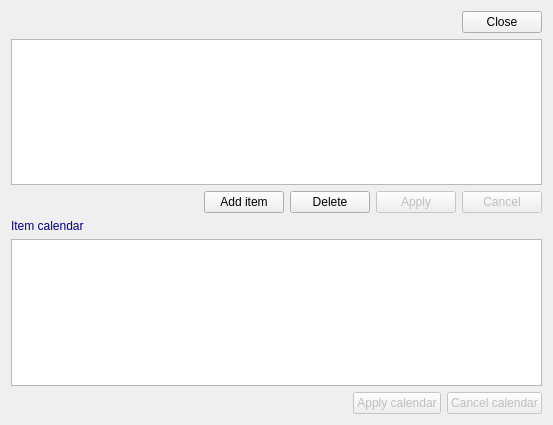
<?xml version="1.0" encoding="UTF-8"?>
<ui version="4.0">
 <class>mnrmanothprods</class>
 <widget class="impgenmaint" name="mnrmanothprods">
  <property name="geometry">
   <rect>
    <x>0</x>
    <y>0</y>
    <width>553</width>
    <height>425</height>
   </rect>
  </property>
  <property name="windowTitle">
   <string>Form</string>
  </property>
  <layout class="QVBoxLayout" name="verticalLayout">
   <item>
    <layout class="QHBoxLayout" name="horizontalLayout_2">
     <item>
      <spacer name="horizontalSpacer">
       <property name="orientation">
        <enum>Qt::Horizontal</enum>
       </property>
       <property name="sizeHint" stdset="0">
        <size>
         <width>40</width>
         <height>20</height>
        </size>
       </property>
      </spacer>
     </item>
     <item>
      <widget class="QPushButton" name="BitBtn8">
       <property name="enabled">
        <bool>true</bool>
       </property>
       <property name="toolTip">
        <string>Restore the current record</string>
       </property>
       <property name="text">
        <string>Close</string>
       </property>
       <property name="icon">
        <iconset resource="../images.qrc">
         <normaloff>:/images/closeform.png</normaloff>:/images/closeform.png</iconset>
       </property>
       <property name="flat">
        <bool>false</bool>
       </property>
      </widget>
     </item>
    </layout>
   </item>
   <item>
    <widget class="QTableView" name="AdvListView1">
     <property name="enabled">
      <bool>true</bool>
     </property>
     <property name="toolTip">
      <string/>
     </property>
    </widget>
   </item>
   <item>
    <layout class="QHBoxLayout" name="horizontalLayout">
     <item>
      <spacer name="horizontalSpacer_3">
       <property name="orientation">
        <enum>Qt::Horizontal</enum>
       </property>
       <property name="sizeHint" stdset="0">
        <size>
         <width>40</width>
         <height>20</height>
        </size>
       </property>
      </spacer>
     </item>
     <item>
      <widget class="QPushButton" name="BitBtn14">
       <property name="enabled">
        <bool>true</bool>
       </property>
       <property name="toolTip">
        <string/>
       </property>
       <property name="text">
        <string>Add item</string>
       </property>
       <property name="icon">
        <iconset resource="../images.qrc">
         <normaloff>:/images/new3.png</normaloff>:/images/new3.png</iconset>
       </property>
       <property name="flat">
        <bool>false</bool>
       </property>
      </widget>
     </item>
     <item>
      <widget class="QPushButton" name="BitBtn15">
       <property name="enabled">
        <bool>true</bool>
       </property>
       <property name="toolTip">
        <string/>
       </property>
       <property name="text">
        <string>Delete</string>
       </property>
       <property name="icon">
        <iconset resource="../images.qrc">
         <normaloff>:/images/delete3.png</normaloff>:/images/delete3.png</iconset>
       </property>
       <property name="flat">
        <bool>false</bool>
       </property>
      </widget>
     </item>
     <item>
      <widget class="QPushButton" name="BitBtn9">
       <property name="enabled">
        <bool>false</bool>
       </property>
       <property name="toolTip">
        <string/>
       </property>
       <property name="text">
        <string>Apply</string>
       </property>
       <property name="icon">
        <iconset resource="../images.qrc">
         <normaloff>:/images/apply.png</normaloff>:/images/apply.png</iconset>
       </property>
       <property name="flat">
        <bool>false</bool>
       </property>
      </widget>
     </item>
     <item>
      <widget class="QPushButton" name="BitBtn10">
       <property name="enabled">
        <bool>false</bool>
       </property>
       <property name="toolTip">
        <string/>
       </property>
       <property name="text">
        <string>Cancel</string>
       </property>
       <property name="icon">
        <iconset resource="../images.qrc">
         <normaloff>:/images/cancel.png</normaloff>:/images/cancel.png</iconset>
       </property>
       <property name="flat">
        <bool>false</bool>
       </property>
      </widget>
     </item>
    </layout>
   </item>
   <item>
    <widget class="QLabel" name="Label2">
     <property name="enabled">
      <bool>true</bool>
     </property>
     <property name="palette">
      <palette>
       <active>
        <colorrole role="WindowText">
         <brush brushstyle="SolidPattern">
          <color alpha="255">
           <red>0</red>
           <green>0</green>
           <blue>128</blue>
          </color>
         </brush>
        </colorrole>
       </active>
       <inactive>
        <colorrole role="WindowText">
         <brush brushstyle="SolidPattern">
          <color alpha="255">
           <red>0</red>
           <green>0</green>
           <blue>128</blue>
          </color>
         </brush>
        </colorrole>
       </inactive>
       <disabled>
        <colorrole role="WindowText">
         <brush brushstyle="SolidPattern">
          <color alpha="255">
           <red>0</red>
           <green>0</green>
           <blue>128</blue>
          </color>
         </brush>
        </colorrole>
       </disabled>
      </palette>
     </property>
     <property name="toolTip">
      <string/>
     </property>
     <property name="text">
      <string>Item calendar</string>
     </property>
    </widget>
   </item>
   <item>
    <widget class="QTableView" name="AdvListView2">
     <property name="enabled">
      <bool>true</bool>
     </property>
     <property name="toolTip">
      <string/>
     </property>
    </widget>
   </item>
   <item>
    <layout class="QHBoxLayout" name="horizontalLayout_3">
     <item>
      <spacer name="horizontalSpacer_2">
       <property name="orientation">
        <enum>Qt::Horizontal</enum>
       </property>
       <property name="sizeHint" stdset="0">
        <size>
         <width>40</width>
         <height>20</height>
        </size>
       </property>
      </spacer>
     </item>
     <item>
      <widget class="QPushButton" name="BitBtn11">
       <property name="enabled">
        <bool>false</bool>
       </property>
       <property name="toolTip">
        <string>Save the current record</string>
       </property>
       <property name="text">
        <string>Apply calendar</string>
       </property>
       <property name="icon">
        <iconset resource="../images.qrc">
         <normaloff>:/images/apply.png</normaloff>:/images/apply.png</iconset>
       </property>
       <property name="flat">
        <bool>false</bool>
       </property>
      </widget>
     </item>
     <item>
      <widget class="QPushButton" name="BitBtn12">
       <property name="enabled">
        <bool>false</bool>
       </property>
       <property name="toolTip">
        <string>Restore the current record</string>
       </property>
       <property name="text">
        <string>Cancel calendar</string>
       </property>
       <property name="icon">
        <iconset resource="../images.qrc">
         <normaloff>:/images/cancel.png</normaloff>:/images/cancel.png</iconset>
       </property>
       <property name="flat">
        <bool>false</bool>
       </property>
      </widget>
     </item>
    </layout>
   </item>
  </layout>
 </widget>
 <customwidgets>
  <customwidget>
   <class>impgenmaint</class>
   <extends>QWidget</extends>
   <header>impgenmaint.h</header>
   <container>1</container>
  </customwidget>
 </customwidgets>
 <resources>
  <include location="../images.qrc"/>
 </resources>
 <connections/>
</ui>
